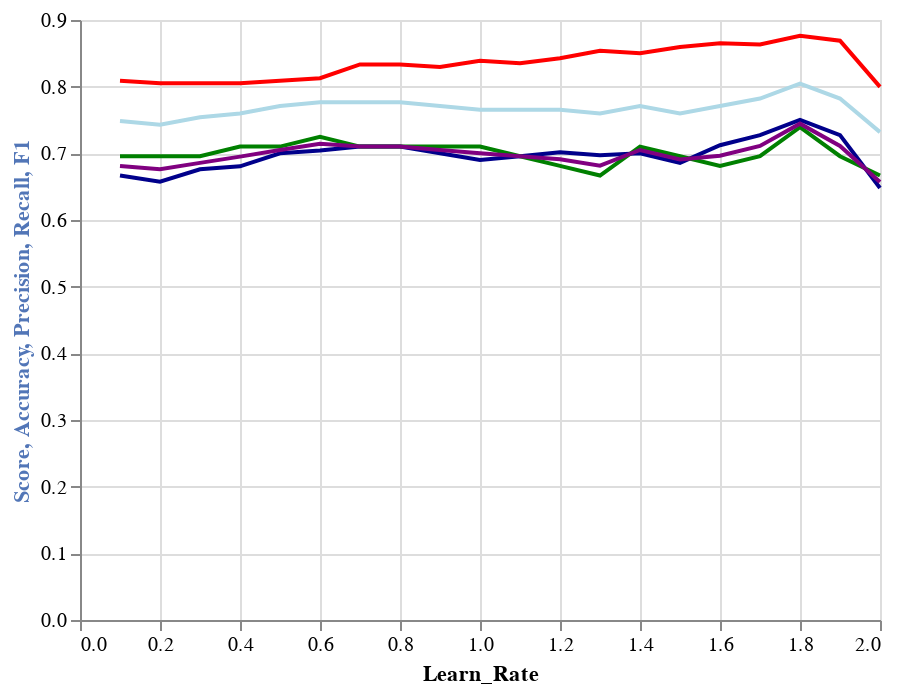

This figure's notebook cell:
### Code cell
import altair as alt


source = ada_results3

alt.Chart(source).mark_trail().encode(
    y='Score',
    x='Learn_Rate',
    size='Precision'

)

base = alt.Chart(source).encode(
        alt.X('Learn_Rate')
)

line_M = base.mark_line(color='red').encode(
    alt.Y('Score:Q', axis=alt.Axis(titleColor='#5276B7'),title='Score')
)

line_A = base.mark_line(color='lightblue').encode(
    alt.Y('Accuracy:Q', axis=alt.Axis(titleColor='#5276A7'),title='Accuracy')
)

line_B = base.mark_line(color='darkblue').encode(
    alt.Y('Precision:Q', axis=alt.Axis(titleColor='#A18727'),title='Precision')
)

line_C = base.mark_line(color='green').encode(
    alt.Y('Recall:Q', axis=alt.Axis(titleColor='#F11111'),title='Recall')
)

line_D = base.mark_line(color='purple').encode(
    alt.Y('F1:Q', axis=alt.Axis(titleColor='#OOOFFF'),title='F1')
)

alt.layer(line_M,line_A, line_B, line_C, line_D)#.resolve_scale(y='independent')

### Figure 1 — Vega-Lite specification as saved in the notebook (floating-point values rounded to 4 significant figures)
{"config": {"view": {"continuousWidth": 400, "continuousHeight": 300}}, "layer": [{"mark": {"type": "line", "color": "red"}, "encoding": {"x": {"type": "quantitative", "field": "Learn_Rate"}, "y": {"type": "quantitative", "axis": {"titleColor": "#5276B7"}, "field": "Score", "title": "Score"}}}, {"mark": {"type": "line", "color": "lightblue"}, "encoding": {"x": {"type": "quantitative", "field": "Learn_Rate"}, "y": {"type": "quantitative", "axis": {"titleColor": "#5276A7"}, "field": "Accuracy", "title": "Accuracy"}}}, {"mark": {"type": "line", "color": "darkblue"}, "encoding": {"x": {"type": "quantitative", "field": "Learn_Rate"}, "y": {"type": "quantitative", "axis": {"titleColor": "#A18727"}, "field": "Precision", "title": "Precision"}}}, {"mark": {"type": "line", "color": "green"}, "encoding": {"x": {"type": "quantitative", "field": "Learn_Rate"}, "y": {"type": "quantitative", "axis": {"titleColor": "#F11111"}, "field": "Recall", "title": "Recall"}}}, {"mark": {"type": "line", "color": "purple"}, "encoding": {"x": {"type": "quantitative", "field": "Learn_Rate"}, "y": {"type": "quantitative", "axis": {"titleColor": "#OOOFFF"}, "field": "F1", "title": "F1"}}}], "data": {"name": "data-b386d1622f9d92946b78fcab9832b626"}, "$schema": "https://vega.github.io/schema/vega-lite/v4.8.1.json", "datasets": {"data-b386d1622f9d92946b78fcab9832b626": [{"Learn_Rate": 1.8, "Score": 0.8764, "Accuracy": 0.8045, "Precision": 0.75, "Recall": 0.7391, "F1": 0.7445}, {"Learn_Rate": 1.9, "Score": 0.8689, "Accuracy": 0.7821, "Precision": 0.7273, "Recall": 0.6957, "F1": 0.7111}, {"Learn_Rate": 1.6, "Score": 0.8652, "Accuracy": 0.7709, "Precision": 0.7121, "Recall": 0.6812, "F1": 0.6963}, {"Learn_Rate": 1.7, "Score": 0.8633, "Accuracy": 0.7821, "Precision": 0.7273, "Recall": 0.6957, "F1": 0.7111}, {"Learn_Rate": 1.5, "Score": 0.8596, "Accuracy": 0.7598, "Precision": 0.6857, "Recall": 0.6957, "F1": 0.6906}, {"Learn_Rate": 1.3, "Score": 0.8539, "Accuracy": 0.7598, "Precision": 0.697, "Recall": 0.6667, "F1": 0.6815}, {"Learn_Rate": 1.4, "Score": 0.8502, "Accuracy": 0.7709, "Precision": 0.7, "Recall": 0.7101, "F1": 0.705}, {"Learn_Rate": 1.2, "Score": 0.8427, "Accuracy": 0.7654, "Precision": 0.7015, "Recall": 0.6812, "F1": 0.6912}, {"Learn_Rate": 1.0, "Score": 0.839, "Accuracy": 0.7654, "Precision": 0.6901, "Recall": 0.7101, "F1": 0.7}, {"Learn_Rate": 1.1, "Score": 0.8352, "Accuracy": 0.7654, "Precision": 0.6957, "Recall": 0.6957, "F1": 0.6957}, {"Learn_Rate": 0.7, "Score": 0.8333, "Accuracy": 0.7765, "Precision": 0.7101, "Recall": 0.7101, "F1": 0.7101}, {"Learn_Rate": 0.8, "Score": 0.8333, "Accuracy": 0.7765, "Precision": 0.7101, "Recall": 0.7101, "F1": 0.7101}, {"Learn_Rate": 0.9, "Score": 0.8296, "Accuracy": 0.7709, "Precision": 0.7, "Recall": 0.7101, "F1": 0.705}, {"Learn_Rate": 0.6, "Score": 0.8127, "Accuracy": 0.7765, "Precision": 0.7042, "Recall": 0.7246, "F1": 0.7143}, {"Learn_Rate": 0.1, "Score": 0.809, "Accuracy": 0.7486, "Precision": 0.6667, "Recall": 0.6957, "F1": 0.6809}, {"Learn_Rate": 0.5, "Score": 0.809, "Accuracy": 0.7709, "Precision": 0.7, "Recall": 0.7101, "F1": 0.705}, {"Learn_Rate": 0.2, "Score": 0.8052, "Accuracy": 0.743, "Precision": 0.6575, "Recall": 0.6957, "F1": 0.6761}, {"Learn_Rate": 0.4, "Score": 0.8052, "Accuracy": 0.7598, "Precision": 0.6806, "Recall": 0.7101, "F1": 0.695}, {"Learn_Rate": 0.3, "Score": 0.8052, "Accuracy": 0.7542, "Precision": 0.6761, "Recall": 0.6957, "F1": 0.6857}, {"Learn_Rate": 2.0, "Score": 0.7996, "Accuracy": 0.7318, "Precision": 0.6479, "Recall": 0.6667, "F1": 0.6571}]}}
